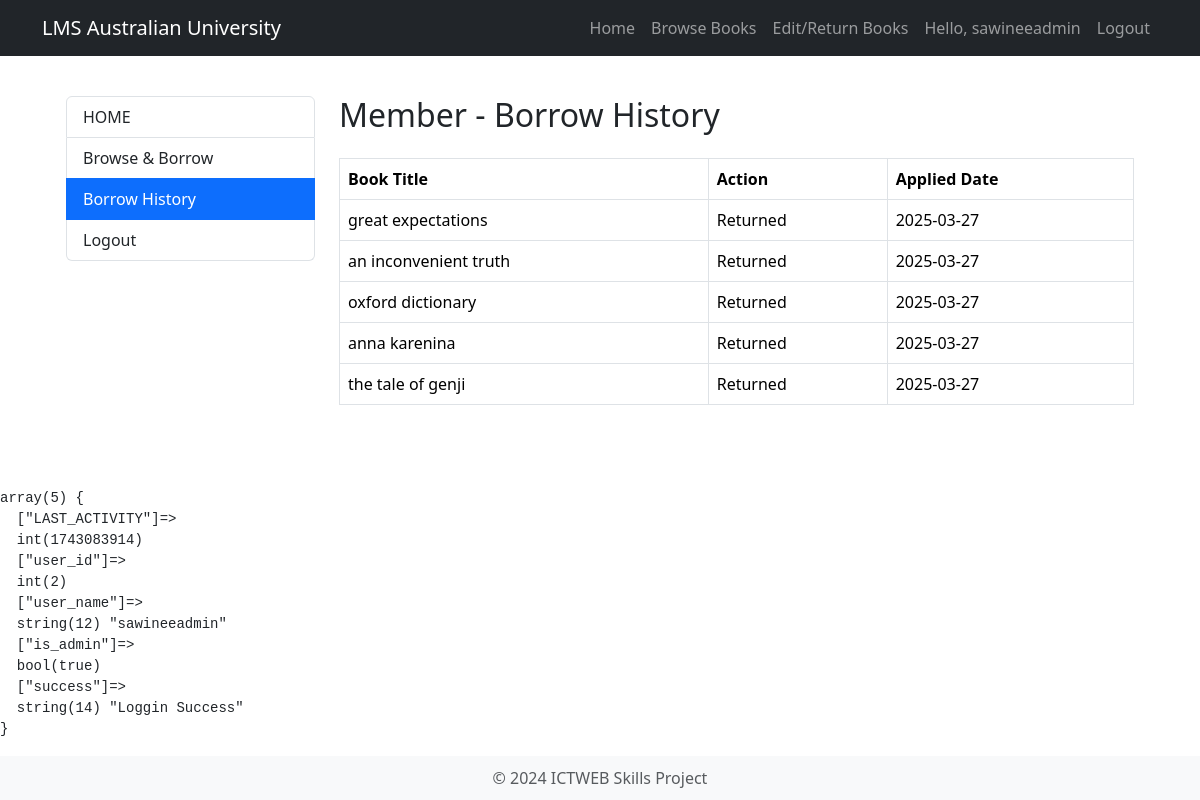
Page /member-history-dashboard.php (signed in) on the committed database.
### tables this page shows
CREATE TABLE IF NOT EXISTS BookStatus (
    StatusID INT AUTO_INCREMENT PRIMARY KEY,
    BookID INT,
    MemberID INT,
    Status VARCHAR(50),
    AppliedDate DATETIME DEFAULT NOW(),
    BorrowedDate DATETIME,
    ReturnDueDate DATETIME AS (DATE_ADD(BorrowedDate, INTERVAL 21 DAY)),
    ReturnedDate DATE, 
    FOREIGN KEY (BookID) REFERENCES Books(BookID),
    FOREIGN KEY (MemberID) REFERENCES Users(MemberID)  
);

CREATE TABLE IF NOT EXISTS Books (
    BookID INT AUTO_INCREMENT PRIMARY KEY,
    BookTitle VARCHAR(30),
    Author VARCHAR(30),
    Publisher VARCHAR(30),
    Language ENUM('english', 'french', 'german', 'mandarin', 'japanese', 'russian', 'other') DEFAULT 'english' NOT NULL,
    Category ENUM('fiction', 'nonfiction', 'reference') DEFAULT 'fiction' NOT NULL,
    CoverImagePath VARCHAR(255)
);

### member-history-dashboard.php (the view, shortened to what this page needs)
<?php include 'header-nav.php'; ?>
<?php
include 'config.php';
$memberId = $_SESSION['user_id'];
$sql = "SELECT
            bs.BookID,
            b.BookTitle,
            b.Author,
            b.Publisher,
            b.Language,
            b.Category,
            bs.Status,
            bs.AppliedDate
        FROM
            BookStatus bs
        LEFT JOIN
            Books b ON bs.BookID = b.BookID
        WHERE
            bs.MemberID = '$memberId'  -- Fetch records for the logged-in member
        ORDER BY
            bs.BorrowedDate DESC";
$result = $conn->query($sql);
?>
<main class="container mt-5">
    <section class="container">
        <div class="container mt-5">
            <div class="row">
                <div class="col-md-3">
                    <div class="list-group">
                        <a href="index.php" class="list-group-item list-group-item-action">HOME</a>
                        <a href="member-dashboard.php" class="list-group-item list-group-item-action ">Browse & Borrow</a>
                        <a href="#" class="list-group-item list-group-item-action active">
                            Borrow History
                        </a>
                        <a href="logout.php" class="list-group-item list-group-item-action">Logout</a>
                    </div>
                </div>
                <div class="col-md-9">
                    <h2 class="mb-4">Member - Borrow History</h2>
                    <div class="table-responsive">
                        <table class="table table-bordered">
                            <thead>
                                <tr>
                                    <th>Book Title</th>
                                    <th>Action</th>
                                    <th>Applied Date</th>
                                </tr>
                            </thead>
                            <tbody>
                                <?php
                                if ($result->num_rows > 0) {
                                    while ($row = $result->fetch_assoc()) {
                                        $action = '';
                                        $actionDate = '';
                                        if ($row['Status'] == 'onloan') {
                                            $action = 'Borrowed';
                                            $actionDate = $row['AppliedDate'];
                                        } elseif ($row['Status'] == 'available') {
                                            $action = 'Returned';
                                            $actionDate = $row['AppliedDate'];
                                        } elseif ($row['Status'] == 'deleted') {
                                            $action = 'Deleted';
                                            $actionDate = $row['AppliedDate'];
                                        }
                                        echo "<tr>
                                                <td>" . htmlspecialchars($row['BookTitle']) . "</td>
                                                <td>" . $action . "</td>
                                                <td>" . ($actionDate ? date("Y-m-d", strtotime($actionDate)) : 'N/A') . "</td>
                                              </tr>";
                                    }
                                } else {
                                    echo "<tr><td colspan='3' class='text-center'>No history found</td></tr>";
                                }
                                ?>
                            </tbody>
                        </table>
                    </div>
                </div>
            </div>
        </div>
    </section>
</main>
<?php
echo '<pre>';
var_dump($_SESSION);
echo '</pre>';
?>
<?php include 'footer.php'; ?>

### css/styles.css (style rules this page uses)
html { height: 100%; }
body { display: flex; flex-direction: column; min-height: 100vh; margin: 0; }
main { flex: 1; }

### rows in the picture
bookstatus: BookID.BookTitle "great expectations", Status "Returned", AppliedDate "2025-03-27"
bookstatus: BookID.BookTitle "an inconvenient truth", Status "Returned", AppliedDate "2025-03-27"
bookstatus: BookID.BookTitle "oxford dictionary", Status "Returned", AppliedDate "2025-03-27"
bookstatus: BookID.BookTitle "anna karenina", Status "Returned", AppliedDate "2025-03-27"
bookstatus: BookID.BookTitle "the tale of genji", Status "Returned", AppliedDate "2025-03-27"

### other values in the picture
$_SESSION['user_name'] "sawineeadmin"
